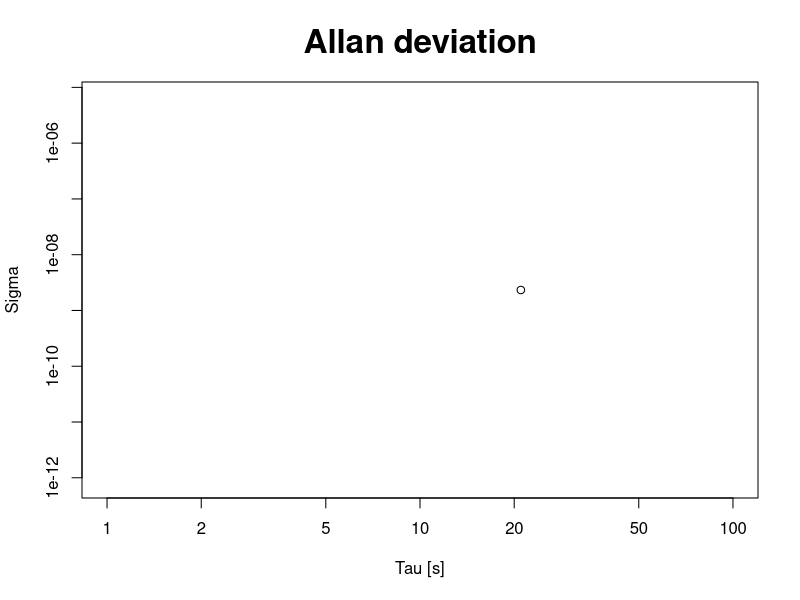

This figure's R source:
#################################################################
#################################################################
# Allan deviation                                               #
#                                                               #
#                                                               #
# Christoph Schwaerzler, OE1CGS                                 #
# 09.12.2023                                                    #
#################################################################
#################################################################

library(readxl)
library(writexl)

tau0 = 21                                     # Inherent Tau of the measured data
minsample = 20                                # Minimum required data points for calculating sigma

# Read Excel-File 'Allan.xlsx'
setwd("/mnt/mc1cifs/RCO/Tests/SHT/Allan Deviation/")
data<-read_xlsx("Allan.xlsx", col_names = FALSE, col_types = "numeric")
data = unlist(data)

nmax = floor(log2(length(data) / minsample)) # Max power of 2 to ensure minsample
erg  = matrix(0, nrow = nmax+1, ncol = 2)    # Results are stored here
nomfreq = median(data)                       # Nominal frequency is defined as median value of data

for (n in 0:nmax){                           # Loop of Tau's
  sigma = 0
  for(offset in 0:(2^n-1)){                  # Loop of Offsets for data within one Tau
    M =    0
    ysum = 0
    for(i in seq((1+offset),(length(data)-(2^n)),(2^n))){        # Loop of individual measurements
      yi1 = (data[i+2^n] / nomfreq) - 1
      yi0 = (data[i]     / nomfreq) - 1
      M = M + 1
      ysum = ysum + (yi1-yi0)^2
#      cat("n:",n,"offset",offset,"i",i,"data:",yi1-yi0,"\n")    # Only for testing
    }
    sig2 = 0.5/(M-1)*ysum                                        # Allan variance for individual series
    sig = sqrt(sig2)                                             # Allan deviation for individual series
#    cat("sig:",sig,"\n")                                        # Only for testing
    sigma = sigma + sig
  }
  sigma = sigma / (offset + 1)                                   # Allan deviation for specific Tau
  tau = tau0 * 2^n
  erg[n+1,1] = tau
  erg[n+1,2] = sigma
}

xmax = 10^(ceiling(log10(max(erg[,1]))))
plot(erg[,1], erg[,2], xlim=c(1,xmax), log ="xy", type = "b",
     main = "Allan deviation", xlab="Tau [s]", ylab = "Sigma", cex.main=2)

res = data.frame(erg)
colnames(res) = c('Tau','Sigma')
write_xlsx(res,path="Allan_results.xlsx",col_names=T)
